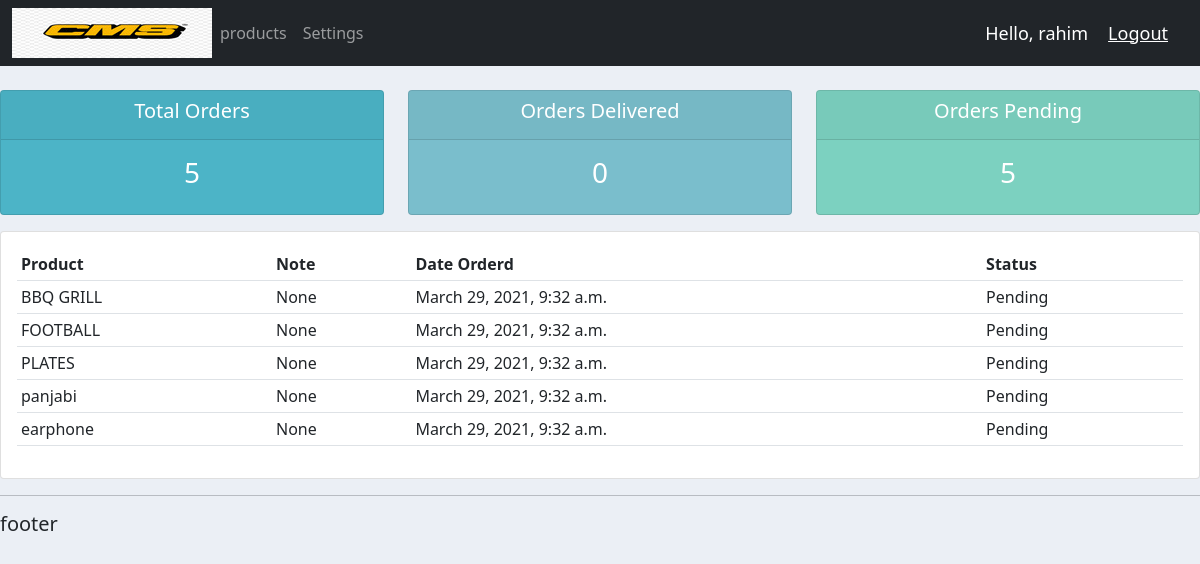
Page /user/ (signed in) on the committed database.
### accounts/models.py (models this page shows)
class order(models.Model):
	STATUS = (
		('Pending' , 'Pending'),
		('Out for delivery' , 'Out for delivery'),
		)
	customer = models.ForeignKey(customer, null=True, on_delete= models.SET_NULL)
	product = models.ForeignKey(product, null=True, on_delete= models.SET_NULL)
	date_created = models.DateTimeField(auto_now_add=True, null=True)
	status = models.CharField(max_length=200, null=True, choices=STATUS)
	note = models.CharField(max_length=1000, null=True)

class product(models.Model):
	CATEGORY =(
		('Indoor' , 'Indoor'),
		('Out Door' , 'Out Door'),
		)
	name = models.CharField(max_length=200, null=True)
	price = models.FloatField(null=True)
	category = models.CharField(max_length=200, null=True, choices=CATEGORY)
	description = models.CharField(max_length=200, null=True)
	date_created = models.DateTimeField(auto_now_add=True, null=True)
	tag = models.ManyToManyField(tag)
	def __str__(self):
		return self.name

### accounts/decorators.py (the view)
		def wrapper_func(request, *args, **kwargs):
			group = None
			if request.user.groups.exists():
				group = request.user.groups.all()[0].name
			if group in allowed_roles:
				return view_func(request, *args, **kwargs)
			else:
				return HttpResponse('You are not authorized to view this page')

### accounts/views.py (called while the page is built)
@login_required(login_url='login')
@allowed_users(allowed_roles=['customer'])
def userPage(request):
	orders = request.user.customer.order_set.all()
	total_orders = orders.count()
	delivered = orders.filter(status='Delivered').count()
	pending = orders.filter(status='Pending').count()
	print('ORDERS:', orders)
	context = {'orders':orders, 'total_orders':total_orders,
	'delivered':delivered,'pending':pending}
	return render(request, 'accounts/user.html', context)

### accounts/templates/accounts/user.html
{%  extends 'accounts/main.html' %}
{% block content %}
{%  include 'accounts/status.html' %}
<div class="row">
	<div class="col-md">
		<div class="card card-body">
			<table class="table table-sm">
				<tr>
					<th>Product</th>
					<th>Note</th>
					<th>Date Orderd</th>
					<th>Status</th>
				</tr>
				{% for order in orders %}
				<tr>
					<td>{{order.product}}</td>
					<td>{{order.note}}</td>
					<td>{{order.date_created}}</td>
					<td>{{order.status}}</td>
				</tr>
				{% endfor %}
			</table>
		</div>
	</div>
</div>
{% endblock content %}

### accounts/templates/accounts/navbar.html (shortened to what this page needs)
{% load static %}
<nav class="navbar navbar-expand-lg navbar-dark bg-dark">
  <div class="container-fluid">
    <img src="{% static 'images/cms2.jpg'%}">
    <div class="collapse navbar-collapse" id="navbarNav">
      <ul class="navbar-nav">
        {% if request.user.is_staff %}
        <li class="nav-item">
          <a class="nav-link active" aria-current="page" href="{% url 'home' %}">dashboard</a>
        </li>
        {% else %}
        <li class="nav-item">
          <a class="nav-link" href="{% url 'products' %}">products</a>
        </li>
       <li class="nav-item">
        <a class="nav-link" href="{% url 'account' %}">Settings</a>
      </li>
        {% endif %}
      </ul>
    </div>
    <span class="hello-msg">Hello, {{request.user}}</span>
  <span ><a  class="hello-msg" href="{% url 'logout' %}">Logout</a></span>
  </div>
</nav>

### static/css/main.css (style rules this page uses)
body { background-color: #ebeff5; }

### accounts/templates/accounts/navbar.html (style rules this page uses)
.hello-msg { font-size: 18px; color: #fff; margin-right: 20px; }

### rows in the picture
order: product "BBQ GRILL", note "None", date_created "March 29, 2021, 9:32 a.m.", status "Pending"
order: product "FOOTBALL", note "None", date_created "March 29, 2021, 9:32 a.m.", status "Pending"
order: product "PLATES", note "None", date_created "March 29, 2021, 9:32 a.m.", status "Pending"
order: product "panjabi", note "None", date_created "March 29, 2021, 9:32 a.m.", status "Pending"
order: product "earphone", note "None", date_created "March 29, 2021, 9:32 a.m.", status "Pending"

### other values in the picture
{{ request.user }} "rahim"
{{ total_orders }} "5"
{{ delivered }} "0"
{{ pending }} "5"
